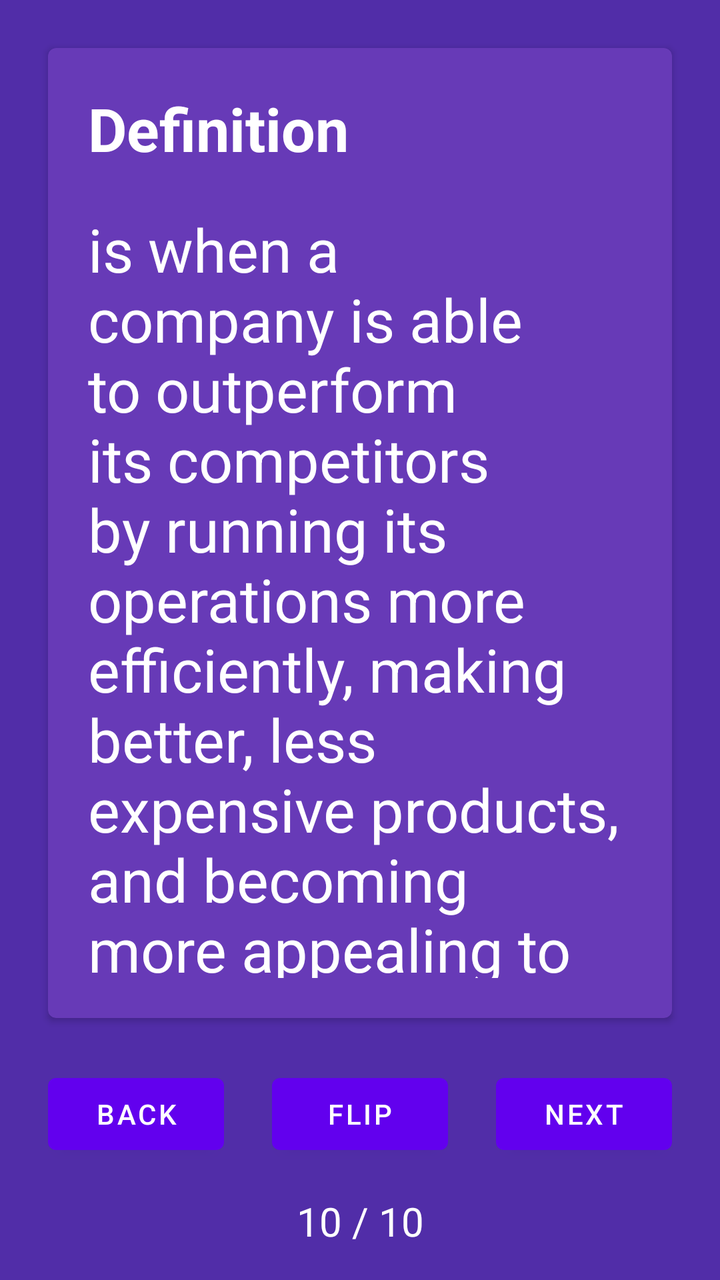
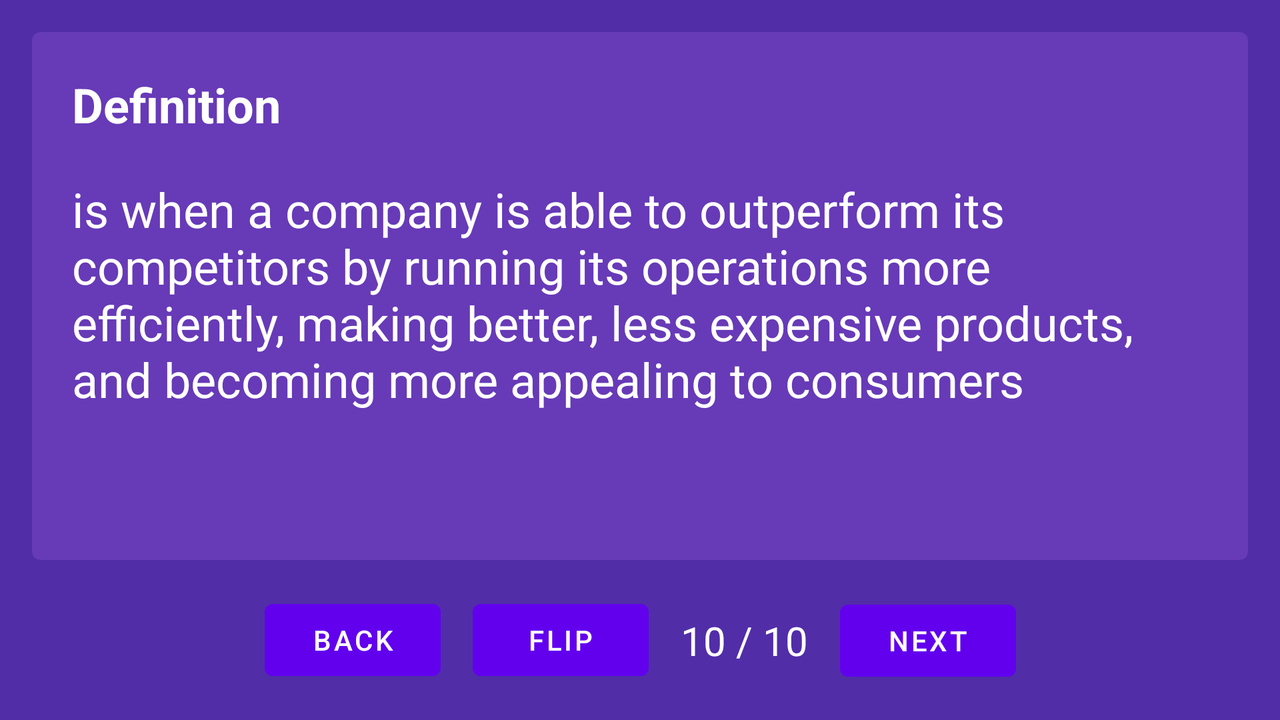

Compare how this app lays out the same screen by default and in its alternative resource folder. The renders come first, then the two layout files and the values they reference.
<!-- AndroidManifest.xml: application theme Theme.MOBIAND_StudyDeck -->
<!-- res/layout/activity_study.xml -->
<?xml version="1.0" encoding="utf-8"?>
<androidx.constraintlayout.widget.ConstraintLayout
    xmlns:android="http://schemas.android.com/apk/res/android"
    xmlns:app="http://schemas.android.com/apk/res-auto"
    xmlns:tools="http://schemas.android.com/tools"
    android:layout_width="match_parent"
    android:layout_height="match_parent"
    android:background="@color/primary_dark"
    tools:context=".StudyActivity">

    

    <androidx.cardview.widget.CardView
        android:id="@+id/cvFlashcard"
        android:backgroundTint="@color/primary"
        android:layout_width="0dp"
        android:layout_height="0dp"
        android:layout_gravity="center"
        android:layout_marginStart="24dp"
        android:layout_marginTop="24dp"
        android:layout_marginEnd="24dp"
        android:layout_marginBottom="24dp"
        app:cardCornerRadius="4dp"
        app:layout_constraintBottom_toTopOf="@+id/btnBack"
        app:layout_constraintEnd_toEndOf="parent"
        app:layout_constraintStart_toStartOf="parent"
        app:layout_constraintTop_toTopOf="parent">

        <LinearLayout
            android:layout_width="wrap_content"
            android:layout_height="wrap_content"
            android:orientation="vertical">

            <TextView
                android:id="@+id/tvLabel"
                android:layout_width="wrap_content"
                android:layout_height="wrap_content"
                android:textColor="@color/white"
                android:padding="20dp"
                android:text="@string/flashcard_label"
                android:textSize="30sp"
                android:textStyle="bold" />

            <TextView
                android:id="@+id/tvContent"
                android:layout_width="wrap_content"
                android:layout_height="wrap_content"
                android:textColor="@color/white"
                android:paddingLeft="20dp"
                android:paddingRight="20dp"
                android:paddingBottom="20dp"
                android:text="@string/flashcard_content"
                android:textSize="30sp" />

        </LinearLayout>
    </androidx.cardview.widget.CardView>

    <TextView
        android:id="@+id/tvFlashcardNumber"
        android:layout_width="wrap_content"
        android:layout_height="wrap_content"
        android:textColor="@color/white"
        android:layout_marginBottom="16dp"
        android:text="@string/flashcard_number"
        android:textSize="20sp"
        app:layout_constraintBottom_toBottomOf="parent"
        app:layout_constraintEnd_toEndOf="parent"
        app:layout_constraintStart_toStartOf="parent" />

    <Button
        android:id="@+id/btnBack"
        android:layout_width="wrap_content"
        android:layout_height="wrap_content"
        android:layout_marginBottom="16dp"
        android:text="@string/button_back"
        app:icon="@drawable/ic_navigate_before"
        app:layout_constraintBottom_toTopOf="@+id/tvFlashcardNumber"
        app:layout_constraintEnd_toStartOf="@+id/btnFlip"
        app:layout_constraintHorizontal_bias="0.5"
        app:layout_constraintStart_toStartOf="parent" />

    <Button
        android:id="@+id/btnFlip"
        android:layout_width="wrap_content"
        android:layout_height="wrap_content"
        android:text="@string/button_flip"
        app:layout_constraintBottom_toBottomOf="@+id/btnBack"
        app:layout_constraintEnd_toStartOf="@+id/btnNext"
        app:layout_constraintHorizontal_bias="0.5"
        app:layout_constraintStart_toEndOf="@+id/btnBack"
        app:layout_constraintTop_toTopOf="@+id/btnBack" />

    <Button
        android:id="@+id/btnNext"
        android:layout_width="wrap_content"
        android:layout_height="wrap_content"
        android:text="@string/button_next"
        app:icon="@drawable/ic_navigate_next"
        app:iconGravity="end"
        app:layout_constraintBottom_toBottomOf="@+id/btnFlip"
        app:layout_constraintEnd_toEndOf="parent"
        app:layout_constraintHorizontal_bias="0.5"
        app:layout_constraintStart_toEndOf="@+id/btnFlip"
        app:layout_constraintTop_toTopOf="@+id/btnFlip" />


</androidx.constraintlayout.widget.ConstraintLayout>
<!-- resources referenced by this layout -->
<resources>
  <color name="primary">#673AB7</color>
  <color name="primary_dark">#512DA8</color>
  <color name="white">#FFFFFFFF</color>
  <string name="button_back">Back</string>
  <string name="button_flip">Flip</string>
  <string name="button_next">Next</string>
  <string name="flashcard_content">is when a company is able to outperform its competitors by running its operations more efficiently, making better, less expensive products, and becoming more appealing to consumers</string>
  <string name="flashcard_label">Definition</string>
  <string name="flashcard_number">10 / 10</string>
  <style name="Theme.MOBIAND_StudyDeck" parent="Theme.MaterialComponents.DayNight.DarkActionBar">
          
          <item name="colorPrimary">@color/purple_500</item>
          <item name="colorPrimaryVariant">@color/purple_700</item>
          <item name="colorOnPrimary">@color/white</item>
          
          <item name="colorSecondary">@color/teal_200</item>
          <item name="colorSecondaryVariant">@color/teal_700</item>
          <item name="colorOnSecondary">@color/black</item>
          
          <item name="android:statusBarColor" tools:targetApi="l">?attr/colorPrimaryVariant</item>
          
      </style>
  <color name="purple_500">#FF6200EE</color>
  <color name="purple_700">#FF3700B3</color>
  <color name="teal_200">#FF03DAC5</color>
  <color name="teal_700">#FF018786</color>
  <color name="black">#FF000000</color>
</resources>
<!-- res/layout-land/activity_study.xml (the repository's variant of the layout above) -->
<!-- drawn on the phone turned sideways -->
<?xml version="1.0" encoding="utf-8"?>
<androidx.constraintlayout.widget.ConstraintLayout xmlns:android="http://schemas.android.com/apk/res/android"
    xmlns:app="http://schemas.android.com/apk/res-auto"
    xmlns:tools="http://schemas.android.com/tools"
    android:layout_width="match_parent"
    android:layout_height="match_parent"
    android:background="@color/primary_dark"
    tools:context=".StudyActivity">

    

    <androidx.cardview.widget.CardView
        android:id="@+id/cvFlashcard"
        android:backgroundTint="@color/primary"
        android:layout_width="0dp"
        android:layout_height="0dp"
        android:layout_gravity="center"
        android:layout_marginStart="16dp"
        android:layout_marginTop="16dp"
        android:layout_marginEnd="16dp"
        android:layout_marginBottom="16dp"
        app:cardCornerRadius="4dp"
        app:layout_constraintBottom_toTopOf="@+id/btnBack"
        app:layout_constraintEnd_toEndOf="parent"
        app:layout_constraintStart_toStartOf="parent"
        app:layout_constraintTop_toTopOf="parent">

        <LinearLayout
            android:layout_width="wrap_content"
            android:layout_height="wrap_content"
            android:orientation="vertical">

            <TextView
                android:id="@+id/tvLabel"
                android:layout_width="wrap_content"
                android:layout_height="wrap_content"
                android:textColor="@color/white"
                android:padding="20dp"
                android:text="@string/flashcard_label"
                android:textSize="24sp"
                android:textStyle="bold" />

            <TextView
                android:id="@+id/tvContent"
                android:layout_width="wrap_content"
                android:layout_height="wrap_content"
                android:textColor="@color/white"
                android:paddingLeft="20dp"
                android:paddingRight="20dp"
                android:paddingBottom="20dp"
                android:text="@string/flashcard_content"
                android:textSize="24sp" />

        </LinearLayout>
    </androidx.cardview.widget.CardView>

    <TextView
        android:id="@+id/tvFlashcardNumber"
        android:layout_width="wrap_content"
        android:layout_height="wrap_content"
        android:layout_marginStart="8dp"
        android:layout_marginEnd="8dp"
        android:text="@string/flashcard_number"
        android:textSize="20sp"
        app:layout_constraintBottom_toBottomOf="@+id/btnFlip"
        android:textColor="@color/white"
        app:layout_constraintEnd_toStartOf="@+id/btnNext"
        app:layout_constraintHorizontal_bias="0.5"
        app:layout_constraintStart_toEndOf="@+id/btnFlip"
        app:layout_constraintTop_toTopOf="@+id/btnFlip" />

    <Button
        android:id="@+id/btnBack"
        android:layout_width="wrap_content"
        android:layout_height="wrap_content"
        android:layout_marginEnd="8dp"
        android:layout_marginBottom="16dp"
        android:text="@string/button_back"
        app:icon="@drawable/ic_navigate_before"
        app:layout_constraintBottom_toBottomOf="parent"
        app:layout_constraintEnd_toStartOf="@+id/btnFlip"
        app:layout_constraintHorizontal_bias="0.5"
        app:layout_constraintHorizontal_chainStyle="packed"
        app:layout_constraintStart_toStartOf="parent" />

    <Button
        android:id="@+id/btnFlip"
        android:layout_width="wrap_content"
        android:layout_height="wrap_content"
        android:layout_marginStart="8dp"
        android:layout_marginEnd="8dp"
        android:text="@string/button_flip"
        app:layout_constraintBottom_toBottomOf="@+id/btnBack"
        app:layout_constraintEnd_toStartOf="@+id/tvFlashcardNumber"
        app:layout_constraintHorizontal_bias="0.5"
        app:layout_constraintStart_toEndOf="@+id/btnBack"
        app:layout_constraintTop_toTopOf="@+id/btnBack" />

    <Button
        android:id="@+id/btnNext"
        android:layout_width="wrap_content"
        android:layout_height="wrap_content"
        android:layout_marginStart="8dp"
        android:text="@string/button_next"
        app:icon="@drawable/ic_navigate_next"
        app:iconGravity="end"
        app:layout_constraintBottom_toBottomOf="@+id/tvFlashcardNumber"
        app:layout_constraintEnd_toEndOf="parent"
        app:layout_constraintHorizontal_bias="0.5"
        app:layout_constraintStart_toEndOf="@+id/tvFlashcardNumber"
        app:layout_constraintTop_toTopOf="@+id/tvFlashcardNumber" />


</androidx.constraintlayout.widget.ConstraintLayout>
